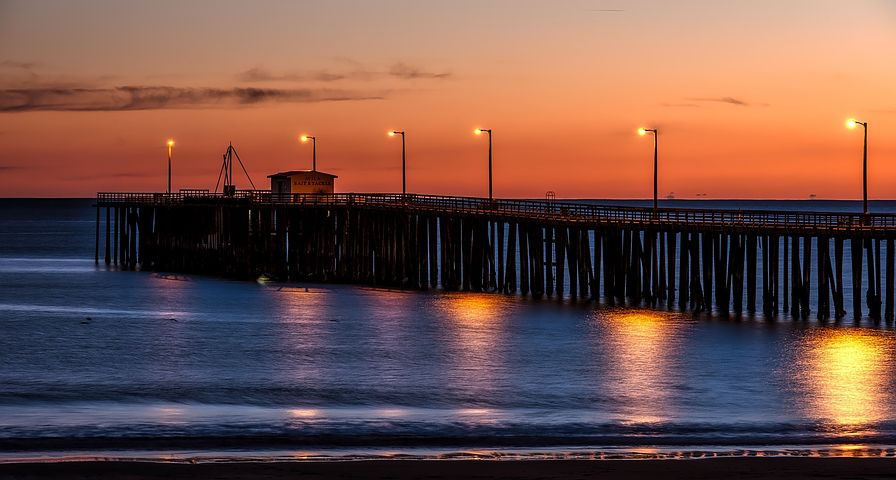
#> input picture scripts/depixelated images/0741FF1E-088B-4D41-84B3-6C5B03F49037.jpeg, 896 x 480 px; its folder holds 4 pictures in this run
$ python train_model.py
#> lines starting #> are read from the running program, lines starting #| are printed output that depends on the picture; after the words box and inside, x2 and y2 are one past the last pixel; in counts of white or black regions, pixels touching at a corner belong together
#> in extract_features, img is the input picture: shape (480, 896, 3); mean B, G, R 73.3, 80.2, 113.6
import cv2
import numpy as np
from sklearn.linear_model import LogisticRegression
from sklearn.model_selection import train_test_split
from sklearn.metrics import f1_score, precision_recall_curve
from sklearn.utils.class_weight import compute_class_weight
import joblib
import os
import glob
import time
from tqdm import tqdm

def preprocess_image(image, downscale_factor=2):
#> called with downscale_factor = 2
    height, width = image.shape[:2]
#> height = 480; width = 896
    new_size = (width // downscale_factor, height // downscale_factor)
#> new_size = (448, 240)
    downscaled_image = cv2.resize(image, new_size, interpolation=cv2.INTER_LINEAR)
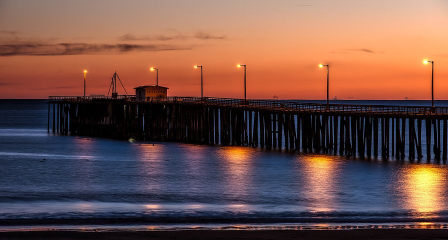
#> downscaled_image: shape (240, 448, 3); mean B, G, R 73.4, 80.3, 113.7
    return downscaled_image

def detect_edges(image):
    gray = cv2.cvtColor(image, cv2.COLOR_BGR2GRAY)
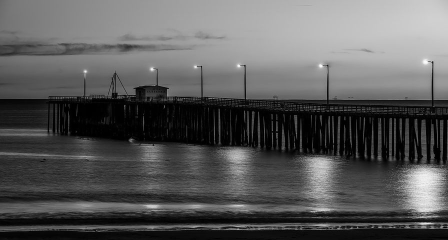
#> gray: shape (240, 448); min 0, max 252, mean 89.5
    edges = cv2.Canny(gray, 50, 150)
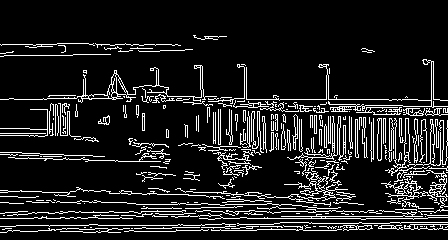
#> edges: shape (240, 448); 12.2% white in thin lines or dots, all inside (x1, y1, x2, y2) = (0, 35, 448, 233)
    return edges

def analyze_blocks(edges, block_size=16):
#> called with block_size = 16
    height, width = edges.shape
#> height = 240; width = 448
    block_scores = []
    for y in range(0, height, block_size):
        for x in range(0, width, block_size):
            block = edges[y:y+block_size, x:x+block_size]
            if block.size == 0:
                continue
            variance = np.var(block)
            edge_density = np.sum(block) / block.size
            block_scores.append((variance, edge_density))
#> after the loop, block_scores = 420 pairs, first value 0 to 16061.8, second value 0 to 113.6
    return block_scores

def extract_features(image_paths, labels, downscale_factor=2, block_size=16):
    features = []
    target = []
    for image_path, label in tqdm(zip(image_paths, labels), total=len(image_paths), desc="Extracting Features"):
        img = cv2.imread(image_path)
        if img is None:
            print(f"Warning: Image at path {image_path} could not be loaded.")
            continue
        downscaled_img = preprocess_image(img, downscale_factor)
        edges = detect_edges(downscaled_img)
        block_scores = analyze_blocks(edges, block_size)
        features.extend(block_scores)
        target.extend([label] * len(block_scores))
#> pass 2 of the loop in extract_features, `for image_path, label in tqdm(zip(image_paths, labels), total=len(imag..`:
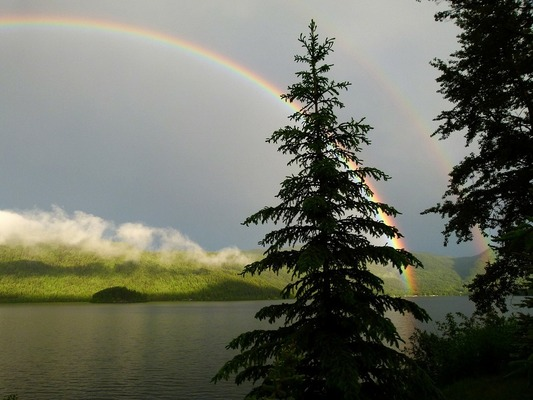
#> input picture scripts/depixelated images/14772612-0709-4EFE-A758-56DAE12F2001.jpeg, 533 x 400 px
#> in extract_features, img is the input picture: shape (400, 533, 3); mean B, G, R 96.8, 109.2, 106.9
#> downscaled_image: shape (200, 266, 3)
#> in detect_edges (call 2), `gray = cv2.cvtColor(image, cv2.COLOR_BGR2GRAY)`:
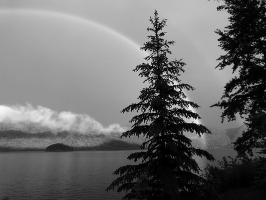
#> gray: shape (200, 266); min 0, max 247, mean 107
#> in detect_edges (call 2), `edges = cv2.Canny(gray, 50, 150)`:
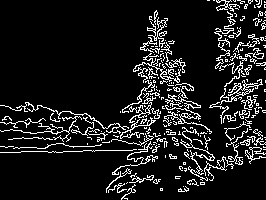
#> edges: shape (200, 266); 11.1% white in thin lines or dots
#> in extract_features, `block_scores = analyze_blocks(edges, block_size)`: block_scores = 221 pairs, first value 0 to 15776, second value 0 to 105.6
#> pass 3 of the loop in extract_features, `for image_path, label in tqdm(zip(image_paths, labels), total=len(imag..`:
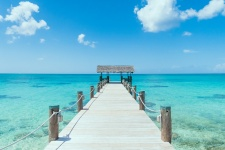
#> input picture scripts/depixelated images/1481A125-E887-4B04-8195-925936304EEB.jpeg, 225 x 150 px
#> in extract_features, img is the input picture: shape (150, 225, 3); mean B, G, R 211.1, 188.9, 112.9
#> downscaled_image: shape (75, 112, 3)
#> in detect_edges (call 3), `gray = cv2.cvtColor(image, cv2.COLOR_BGR2GRAY)`:
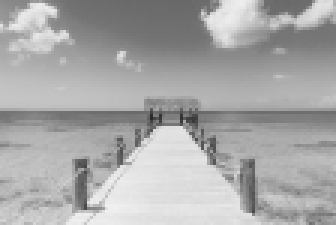
#> gray: shape (75, 112) (shown 3 times larger); min 43, max 241, mean 168.7
#> in detect_edges (call 3), `edges = cv2.Canny(gray, 50, 150)`:
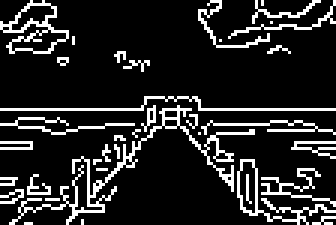
#> edges: shape (75, 112) (shown 3 times larger); 14.5% white in thin lines or dots
#> in extract_features, `block_scores = analyze_blocks(edges, block_size)`: block_scores = 35 pairs, first value 0 to 14725.9, second value 0 to 88.38
#> the loop made 4 passes; the first 3 are shown
    return np.array(features), np.array(target)

pixelated_image_paths = glob.glob('C:/Users/91706/Downloads/PixelChain-main/PixelChain-main/scripts/depixelated images/*')
non_pixelated_image_paths = glob.glob('C:/Users/91706/Downloads/PixelChain-main/PixelChain-main/scripts/pixelated image/*')

image_paths = pixelated_image_paths + non_pixelated_image_paths
labels = [1] * len(pixelated_image_paths) + [0] * len(non_pixelated_image_paths)

X, y = extract_features(image_paths, labels)

if X.size == 0 or y.size == 0:
    raise ValueError("No valid images found. Please check the image paths and ensure the images exist.")

X_train, X_test, y_train, y_test = train_test_split(X, y, test_size=0.2, random_state=42)

class_weights = compute_class_weight('balanced', classes=np.unique(y_train), y=y_train)
class_weight_dict = dict(zip(np.unique(y_train), class_weights))

model = LogisticRegression(max_iter=1000, class_weight=class_weight_dict)
#> (the run stopped early here; a loop or call above may not have finished)
